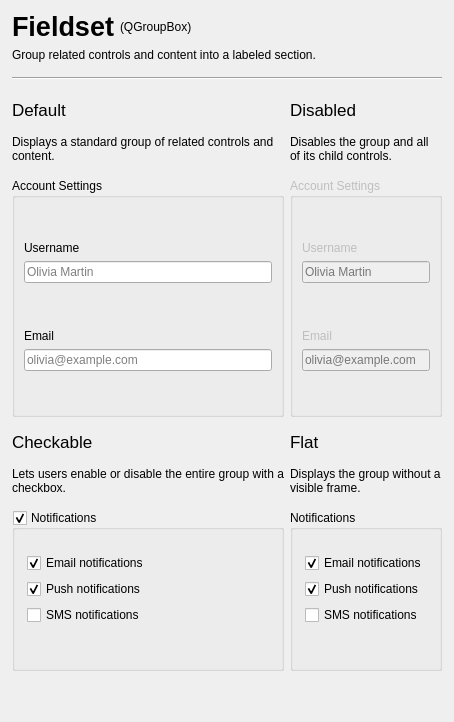
        <widget class="QWidget" name="fielset_page">
         <layout class="QVBoxLayout" name="verticalLayout_53">
          <property name="leftMargin">
           <number>12</number>
          </property>
          <property name="rightMargin">
           <number>12</number>
          </property>
          <item>
           <layout class="QVBoxLayout" name="verticalLayout_51">
            <property name="bottomMargin">
             <number>9</number>
            </property>
            <item>
             <layout class="QHBoxLayout" name="horizontalLayout_55">
              <item>
               <widget class="QLabel" name="label_192">
                <property name="sizePolicy">
                 <sizepolicy hsizetype="Fixed" vsizetype="Preferred">
                  <horstretch>0</horstretch>
                  <verstretch>0</verstretch>
                 </sizepolicy>
                </property>
                <property name="styleSheet">
                 <string notr="true">font-size: 20pt;
font-weight: 600;</string>
                </property>
                <property name="text">
                 <string>Fieldset</string>
                </property>
               </widget>
              </item>
              <item>
               <widget class="QLabel" name="label_193">
                <property name="text">
                 <string>(QGroupBox)</string>
                </property>
               </widget>
              </item>
             </layout>
            </item>
            <item>
             <widget class="QLabel" name="label_194">
              <property name="text">
               <string>Group related controls and content into a labeled section.</string>
              </property>
              <property name="wordWrap">
               <bool>true</bool>
              </property>
              <property name="class" stdset="0">
               <string>muted</string>
              </property>
             </widget>
            </item>
           </layout>
          </item>
          <item>
           <widget class="Line" name="line_16">
            <property name="minimumSize">
             <size>
              <width>0</width>
              <height>2</height>
             </size>
            </property>
            <property name="maximumSize">
             <size>
              <width>16777215</width>
              <height>2</height>
             </size>
            </property>
            <property name="orientation">
             <enum>Qt::Orientation::Horizontal</enum>
            </property>
           </widget>
          </item>
          <item>
           <layout class="QGridLayout" name="gridLayout_20">
            <property name="topMargin">
             <number>15</number>
            </property>
            <property name="verticalSpacing">
             <number>15</number>
            </property>
            <item row="4" column="1">
             <widget class="QLabel" name="label_28">
              <property name="text">
               <string>Displays the group without a visible frame.</string>
              </property>
              <property name="wordWrap">
               <bool>true</bool>
              </property>
              <property name="class" stdset="0">
               <string>muted</string>
              </property>
             </widget>
            </item>
            <item row="0" column="0">
             <widget class="QLabel" name="label_3">
              <property name="styleSheet">
               <string notr="true">font-size: 13pt;</string>
              </property>
              <property name="text">
               <string>Default</string>
              </property>
             </widget>
            </item>
            <item row="2" column="0">
             <widget class="QGroupBox" name="groupBox">
              <property name="minimumSize">
               <size>
                <width>0</width>
                <height>170</height>
               </size>
              </property>
              <property name="title">
               <string>Account Settings</string>
              </property>
              <layout class="QVBoxLayout" name="verticalLayout_52">
               <property name="topMargin">
                <number>3</number>
               </property>
               <property name="bottomMargin">
                <number>3</number>
               </property>
               <item>
                <spacer name="verticalSpacer_68">
                 <property name="orientation">
                  <enum>Qt::Orientation::Vertical</enum>
                 </property>
                 <property name="sizeHint" stdset="0">
                  <size>
                   <width>20</width>
                   <height>40</height>
                  </size>
                 </property>
                </spacer>
               </item>
               <item>
                <widget class="QLabel" name="label_190">
                 <property name="text">
                  <string>Username</string>
                 </property>
                </widget>
               </item>
               <item>
                <widget class="QLineEdit" name="lineEdit_9">
                 <property name="text">
                  <string/>
                 </property>
                 <property name="placeholderText">
                  <string>Olivia Martin</string>
                 </property>
                </widget>
               </item>
               <item>
                <spacer name="verticalSpacer_66">
                 <property name="orientation">
                  <enum>Qt::Orientation::Vertical</enum>
                 </property>
                 <property name="sizeHint" stdset="0">
                  <size>
                   <width>20</width>
                   <height>40</height>
                  </size>
                 </property>
                </spacer>
               </item>
               <item>
                <widget class="QLabel" name="label_191">
                 <property name="text">
                  <string>Email             </string>
                 </property>
                </widget>
               </item>
               <item>
                <widget class="QLineEdit" name="lineEdit_10">
                 <property name="text">
                  <string/>
                 </property>
                 <property name="placeholderText">
                  <string>olivia@example.com</string>
                 </property>
                </widget>
               </item>
               <item>
                <spacer name="verticalSpacer_67">
                 <property name="orientation">
                  <enum>Qt::Orientation::Vertical</enum>
                 </property>
                 <property name="sizeHint" stdset="0">
                  <size>
                   <width>20</width>
                   <height>40</height>
                  </size>
                 </property>
                </spacer>
               </item>
              </layout>
             </widget>
            </item>
            <item row="1" column="0">
             <widget class="QLabel" name="label_50">
              <property name="text">
               <string>Displays a standard group of related controls and content.</string>
              </property>
              <property name="wordWrap">
               <bool>true</bool>
              </property>
              <property name="class" stdset="0">
               <string>muted</string>
              </property>
             </widget>
            </item>
            <item row="3" column="0">
             <widget class="QLabel" name="label_195">
              <property name="styleSheet">
               <string notr="true">font-size: 13pt;</string>
              </property>
              <property name="text">
               <string>Checkable</string>
              </property>
             </widget>
            </item>
            <item row="4" column="0">
             <widget class="QLabel" name="label_49">
              <property name="text">
               <string>Lets users enable or disable the entire group with a checkbox.</string>
              </property>
              <property name="wordWrap">
               <bool>true</bool>
              </property>
              <property name="class" stdset="0">
               <string>muted</string>
              </property>
             </widget>
            </item>
            <item row="5" column="1">
             <widget class="QGroupBox" name="groupBox_4">
              <property name="minimumSize">
               <size>
                <width>0</width>
                <height>150</height>
               </size>
              </property>
              <property name="title">
               <string>Notifications</string>
              </property>
              <property name="flat">
               <bool>true</bool>
              </property>
              <property name="checkable">
               <bool>false</bool>
              </property>
              <layout class="QVBoxLayout" name="verticalLayout_56">
               <property name="leftMargin">
                <number>12</number>
               </property>
               <property name="topMargin">
                <number>3</number>
               </property>
               <property name="rightMargin">
                <number>12</number>
               </property>
               <property name="bottomMargin">
                <number>3</number>
               </property>
               <item>
                <spacer name="verticalSpacer_71">
                 <property name="orientation">
                  <enum>Qt::Orientation::Vertical</enum>
                 </property>
                 <property name="sizeType">
                  <enum>QSizePolicy::Policy::Minimum</enum>
                 </property>
                 <property name="sizeHint" stdset="0">
                  <size>
                   <width>20</width>
                   <height>20</height>
                  </size>
                 </property>
                </spacer>
               </item>
               <item>
                <widget class="QCheckBox" name="checkBox_4">
                 <property name="text">
                  <string>Email notifications</string>
                 </property>
                 <property name="checked">
                  <bool>true</bool>
                 </property>
                </widget>
               </item>
               <item>
                <widget class="QCheckBox" name="checkBox_5">
                 <property name="text">
                  <string>Push notifications</string>
                 </property>
                 <property name="checked">
                  <bool>true</bool>
                 </property>
                </widget>
               </item>
               <item>
                <widget class="QCheckBox" name="checkBox_6">
                 <property name="text">
                  <string>SMS notifications</string>
                 </property>
                </widget>
               </item>
               <item>
                <spacer name="verticalSpacer_73">
                 <property name="orientation">
                  <enum>Qt::Orientation::Vertical</enum>
                 </property>
                 <property name="sizeHint" stdset="0">
                  <size>
                   <width>20</width>
                   <height>40</height>
                  </size>
                 </property>
                </spacer>
               </item>
              </layout>
             </widget>
            </item>
            <item row="0" column="1">
             <widget class="QLabel" name="label_198">
              <property name="styleSheet">
               <string notr="true">font-size: 13pt;</string>
              </property>
              <property name="text">
               <string>Disabled</string>
              </property>
             </widget>
            </item>
            <item row="3" column="1">
             <widget class="QLabel" name="label_197">
              <property name="styleSheet">
               <string notr="true">font-size: 13pt;</string>
              </property>
              <property name="text">
               <string>Flat</string>
              </property>
             </widget>
            </item>
            <item row="2" column="1">
             <widget class="QGroupBox" name="groupBox_3">
              <property name="enabled">
               <bool>false</bool>
              </property>
              <property name="minimumSize">
               <size>
                <width>0</width>
                <height>170</height>
               </size>
              </property>
              <property name="title">
               <string>Account Settings</string>
              </property>
              <layout class="QVBoxLayout" name="verticalLayout_55">
               <property name="topMargin">
                <number>3</number>
               </property>
               <property name="bottomMargin">
                <number>3</number>
               </property>
               <item>
                <spacer name="verticalSpacer_69">
                 <property name="orientation">
                  <enum>Qt::Orientation::Vertical</enum>
                 </property>
                 <property name="sizeHint" stdset="0">
                  <size>
                   <width>20</width>
                   <height>40</height>
                  </size>
                 </property>
                </spacer>
               </item>
               <item>
                <widget class="QLabel" name="label_196">
                 <property name="text">
                  <string>Username</string>
                 </property>
                </widget>
               </item>
               <item>
                <widget class="QLineEdit" name="lineEdit_11">
                 <property name="text">
                  <string/>
                 </property>
                 <property name="placeholderText">
                  <string>Olivia Martin</string>
                 </property>
                </widget>
               </item>
               <item>
                <spacer name="verticalSpacer_74">
                 <property name="orientation">
                  <enum>Qt::Orientation::Vertical</enum>
                 </property>
                 <property name="sizeHint" stdset="0">
                  <size>
                   <width>20</width>
                   <height>40</height>
                  </size>
                 </property>
                </spacer>
               </item>
               <item>
                <widget class="QLabel" name="label_199">
                 <property name="text">
                  <string>Email             </string>
                 </property>
                </widget>
               </item>
               <item>
                <widget class="QLineEdit" name="lineEdit_12">
                 <property name="text">
                  <string/>
                 </property>
                 <property name="placeholderText">
                  <string>olivia@example.com</string>
                 </property>
                </widget>
               </item>
               <item>
                <spacer name="verticalSpacer_65">
                 <property name="orientation">
                  <enum>Qt::Orientation::Vertical</enum>
                 </property>
                 <property name="sizeHint" stdset="0">
                  <size>
                   <width>20</width>
                   <height>40</height>
                  </size>
                 </property>
                </spacer>
               </item>
              </layout>
             </widget>
            </item>
            <item row="5" column="0">
             <widget class="QGroupBox" name="groupBox_2">
              <property name="minimumSize">
               <size>
                <width>0</width>
                <height>150</height>
               </size>
              </property>
              <property name="title">
               <string>Notifications</string>
              </property>
              <property name="checkable">
               <bool>true</bool>
              </property>
              <layout class="QVBoxLayout" name="verticalLayout_54">
               <property name="leftMargin">
                <number>12</number>
               </property>
               <property name="topMargin">
                <number>3</number>
               </property>
               <property name="rightMargin">
                <number>12</number>
               </property>
               <property name="bottomMargin">
                <number>3</number>
               </property>
               <item>
                <spacer name="verticalSpacer_70">
                 <property name="orientation">
                  <enum>Qt::Orientation::Vertical</enum>
                 </property>
                 <property name="sizeType">
                  <enum>QSizePolicy::Policy::Minimum</enum>
                 </property>
                 <property name="sizeHint" stdset="0">
                  <size>
                   <width>20</width>
                   <height>20</height>
                  </size>
                 </property>
                </spacer>
               </item>
               <item>
                <widget class="QCheckBox" name="checkBox">
                 <property name="text">
                  <string>Email notifications</string>
                 </property>
                 <property name="checked">
                  <bool>true</bool>
                 </property>
                </widget>
               </item>
               <item>
                <widget class="QCheckBox" name="checkBox_2">
                 <property name="text">
                  <string>Push notifications</string>
                 </property>
                 <property name="checked">
                  <bool>true</bool>
                 </property>
                </widget>
               </item>
               <item>
                <widget class="QCheckBox" name="checkBox_3">
                 <property name="text">
                  <string>SMS notifications</string>
                 </property>
                </widget>
               </item>
               <item>
                <spacer name="verticalSpacer_72">
                 <property name="orientation">
                  <enum>Qt::Orientation::Vertical</enum>
                 </property>
                 <property name="sizeHint" stdset="0">
                  <size>
                   <width>20</width>
                   <height>40</height>
                  </size>
                 </property>
                </spacer>
               </item>
              </layout>
             </widget>
            </item>
            <item row="1" column="1">
             <widget class="QLabel" name="label_51">
              <property name="text">
               <string>Disables the group and all of its child controls.</string>
              </property>
              <property name="wordWrap">
               <bool>true</bool>
              </property>
              <property name="class" stdset="0">
               <string>muted</string>
              </property>
             </widget>
            </item>
           </layout>
          </item>
          <item>
           <spacer name="verticalSpacer_64">
            <property name="orientation">
             <enum>Qt::Orientation::Vertical</enum>
            </property>
            <property name="sizeHint" stdset="0">
             <size>
              <width>20</width>
              <height>40</height>
             </size>
            </property>
           </spacer>
          </item>
         </layout>
        </widget>
